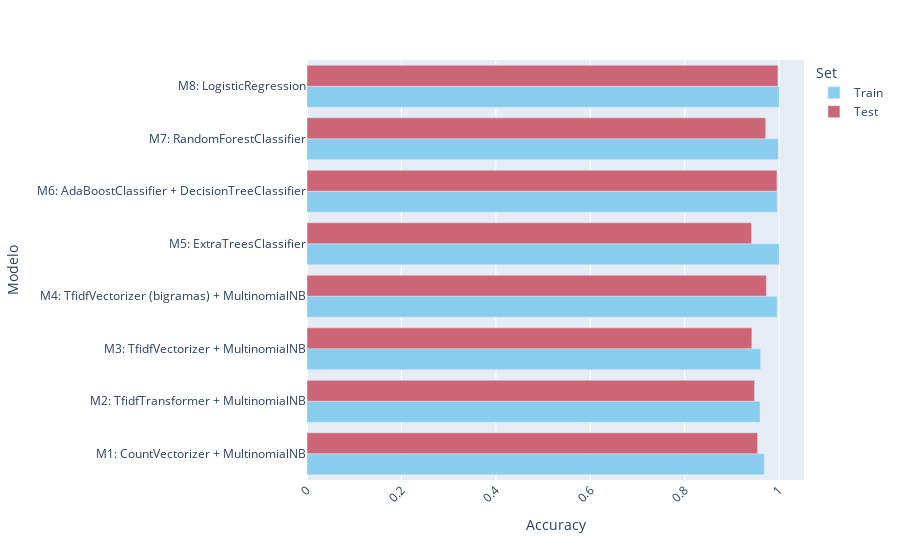

Write notebook code for a chart like this one.
### Code cell
import plotly.express as px

fig = px.bar(
    resultados,
    x='Accuracy',
    y='Modelo',
    color = 'Set',
    color_discrete_sequence= px.colors.qualitative.Safe,
)

fig.update_layout(barmode='group', xaxis_tickangle=-45)

fig.show()

### Figure 1 — Plotly figure (JSON) as saved in the notebook; plotly's stock layout.template omitted (floating-point values rounded to 4 significant figures)
{"data": [{"alignmentgroup": "True", "hovertemplate": "Set=Train<br>Accuracy=%{x}<br>Modelo=%{y}<extra></extra>", "legendgroup": "Train", "marker": {"color": "rgb(136, 204, 238)"}, "name": "Train", "offsetgroup": "Train", "orientation": "h", "showlegend": true, "textposition": "auto", "type": "bar", "x": [0.9685, 0.9596, 0.9607, 0.9958, 1, 0.9959, 0.9981, 1], "xaxis": "x", "y": ["M1: CountVectorizer + MultinomialNB", "M2: TfidfTransformer + MultinomialNB", "M3: TfidfVectorizer + MultinomialNB", "M4: TfidfVectorizer (bigramas) + MultinomialNB", "M5: ExtraTreesClassifier", "M6: AdaBoostClassifier + DecisionTreeClassifier", "M7: RandomForestClassifier", "M8: LogisticRegression"], "yaxis": "y"}, {"alignmentgroup": "True", "hovertemplate": "Set=Test<br>Accuracy=%{x}<br>Modelo=%{y}<extra></extra>", "legendgroup": "Test", "marker": {"color": "rgb(204, 102, 119)"}, "name": "Test", "offsetgroup": "Test", "orientation": "h", "showlegend": true, "textposition": "auto", "type": "bar", "x": [0.9544, 0.9479, 0.9422, 0.9731, 0.9416, 0.9954, 0.9715, 0.9975], "xaxis": "x", "y": ["M1: CountVectorizer + MultinomialNB", "M2: TfidfTransformer + MultinomialNB", "M3: TfidfVectorizer + MultinomialNB", "M4: TfidfVectorizer (bigramas) + MultinomialNB", "M5: ExtraTreesClassifier", "M6: AdaBoostClassifier + DecisionTreeClassifier", "M7: RandomForestClassifier", "M8: LogisticRegression"], "yaxis": "y"}], "layout": {"barmode": "group", "legend": {"title": {"text": "Set"}, "tracegroupgap": 0}, "margin": {"t": 60}, "xaxis": {"anchor": "y", "domain": [0, 1], "tickangle": -45, "title": {"text": "Accuracy"}}, "yaxis": {"anchor": "x", "domain": [0, 1], "title": {"text": "Modelo"}}}}
